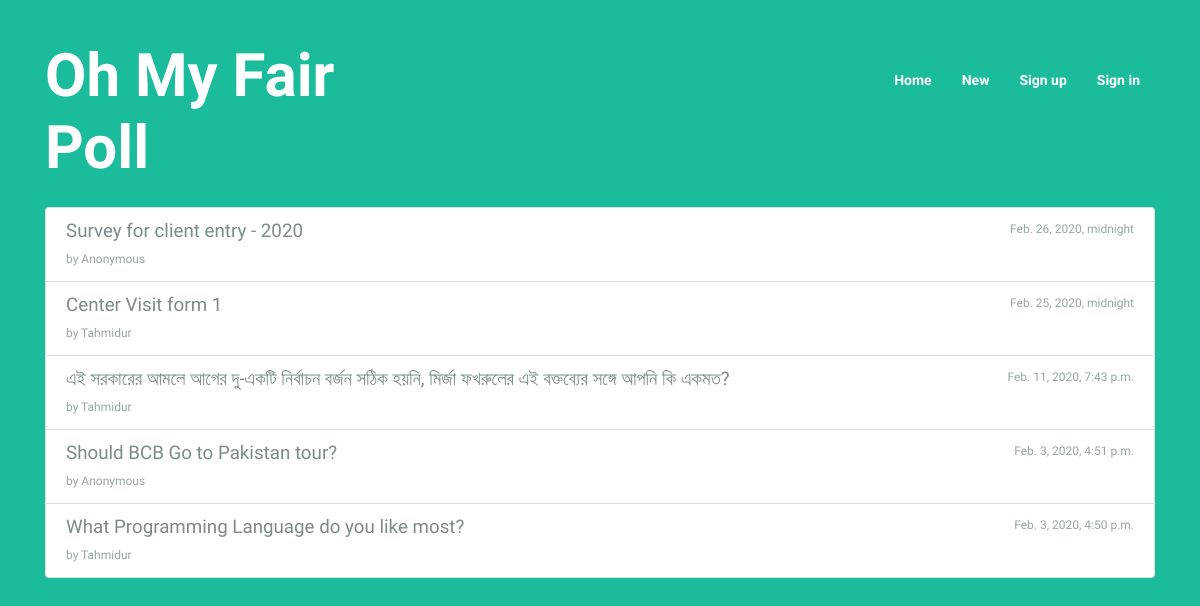
Before: / with the older database file.
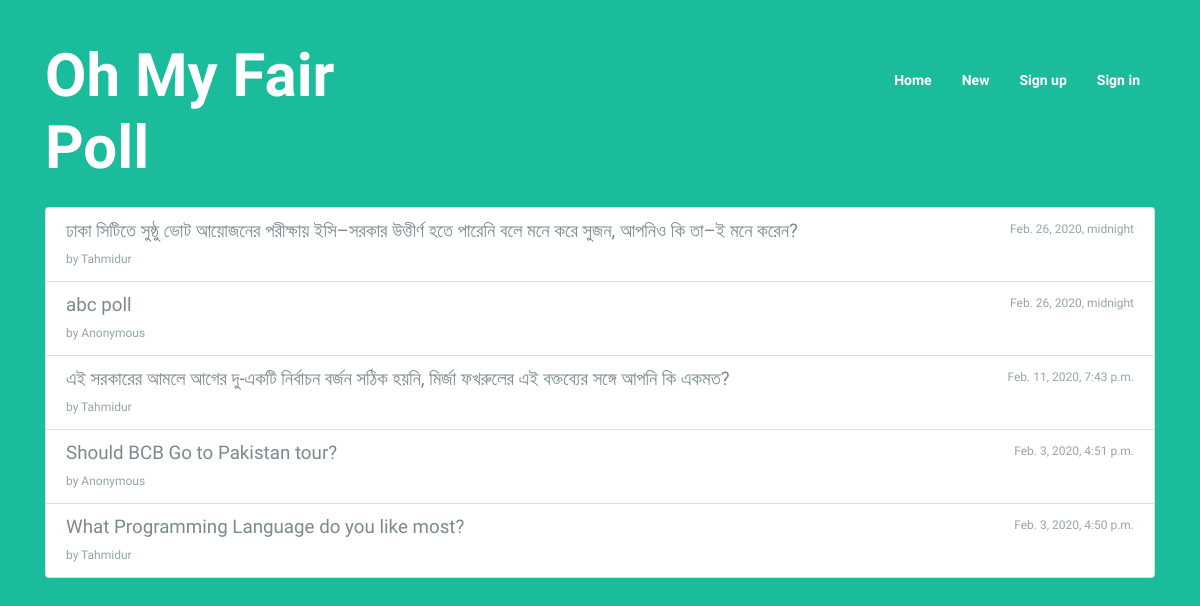
After: the same page with the newer database file.
### poll/models.py (models this page shows, shortened)
class Poll(models.Model):
	SINGLE_RESPONSE = 1
	MULTIPLE_RESPONSE = 2
	RESPONSE_CHOICES = [
		(SINGLE_RESPONSE, 'Single Response'),
		(MULTIPLE_RESPONSE, 'Multiple Response'),
	]
	title = models.CharField(max_length=200)
	descr = models.TextField(null=True, blank=True)
	response_type = models.SmallIntegerField(choices=RESPONSE_CHOICES, default=SINGLE_RESPONSE)
	creator = models.ForeignKey(User, on_delete=models.SET_NULL, null=True)
	anonymous_creator = models.BooleanField(default=False)
	start_date = models.DateTimeField(null=True)
	end_date = models.DateTimeField(null=True)

### poll/views.py (the view)
# urls.py: path('', views.index, name='poll.home'),
def index(request):
	polls = Poll.objects.all().order_by('-start_date')
	return render(request, 'poll/index.html', {'polls': polls})

### templates/poll/index.html
{% extends 'base.html' %}
{% block content %}
<div class="list-group">
	{% for poll in polls %}
	<a href="{% url 'view_poll' poll.id %}" class="list-group-item list-group-item-action flex-column align-items-start">
		<div class="d-flex w-100 justify-content-between">
		<h5 class="mb-1">{{ poll.title }}</h5>
		<small class="text-muted">{{ poll.start_date }}</small>
		</div>
		{% if poll.anonymous_creator %}
		<small class="text-muted">by Anonymous</small>
		{% else %}
		<small class="text-muted">by {{ poll.creator.first_name }}</small>
		{% endif %}
	</a>
	{% endfor %}
</div>
{% endblock content %}

### templates/base.html (shortened to what this page needs)
{% load static %}
<!DOCTYPE html>
<html lang="en">
<head>
	<link rel="stylesheet" href="{% static "css/bootstrap.min.css" %}">
	<link rel="stylesheet" href="{% static "css/styles.css" %}">
</head>
<body>
	<div class="container">
		<header class="header-area">
			<div class="row">
				<div class="col-md-4">
					<h1><a href="{% url 'poll.home' %}" class="site-title" style="font-family: 'Zhi Mang Xing', cursive; font-weight: bold;	font-size: 60px; color: #fff; text-decoration: none;">Oh My Fair Poll</a></h1>
				</div>
				<div class="col-md-8">
					<div class="nav-area">
						<ul class="my-nav">
							<li><a href="{% url 'poll.home' %}">Home</a></li>
							<li><a href="{% url 'poll.new' %}">New</a></li>
							{% if request.user.is_authenticated %}
							<li><a href="{% url 'accounts.profile' %}">Profile</a></li>
							<li><a href="{% url 'accounts.logout' %}">Sign out</a></li>
							{% else %}
							<li><a href="{% url 'accounts.signup' %}">Sign up</a></li>
							<li><a href="{% url 'accounts.login' %}">Sign in</a></li>
							{% endif %}
						</ul>
					</div>
				</div>
			</div>
		</header>
		<div class="content-area">
			{% block content %}
			{% endblock content %}
		</div>
	</div>
</body>
</html>

### static/css/styles.css (style rules this page uses)
* { font-family: 'Raleway', sans-serif; //font-family: 'Zhi Mang Xing', cursive; }
body { background-color: #1abc9c; }
.header-area { margin: 40px 0; margin-bottom: 15px; color: #fff; }
.content-area { min-height: 600px; //margin-bottom: 80px; width: 100%; //background-color: #ecf0f1; //background-color: #fff; color: #212529; border-radius: 0.25rem; }
.my-nav { float: right; margin: 30px 0px; }
.my-nav li { float: left; list-style: none; }
.my-nav li a { color: #fff; display: block; padding: 0px 15px; font-weight: bold; font-size: 14px; }

Changed rows visible on the page:
removed Poll: title "Survey for client entry - 2020", start_date "Feb. 26, 2020, midnight", anonymous_creator "by Anonymous"
removed Poll: title "Center Visit form 1", start_date "Feb. 25, 2020, midnight", creator.first_name "Tahmidur"
added Poll: title "ঢাকা সিটিতে সুষ্ঠু ভোট আয়োজনের পরীক্ষায় ইসি–সরকার উত্তীর্ণ হতে পারেনি বলে মনে করে সুজন, আপনিও কি তা–ই মনে করেন?", start_date "Feb. 26, 2020, midnight", creator.first_name "Tahmidur"
added Poll: title "abc poll", start_date "Feb. 26, 2020, midnight", anonymous_creator "by Anonymous"
